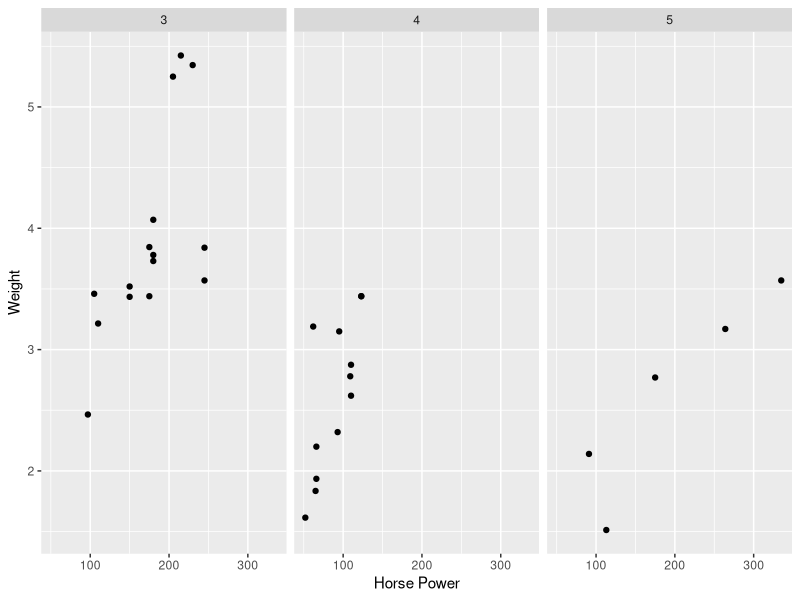

This figure's R source:
## ---- chunk 1
#| echo: false
library(ggplot2)
ggplot(mtcars, aes(x = hp, y = wt)) +
  geom_point() +
  labs(x = "Horse Power", y = "Weight") +
  facet_wrap(~gear)
